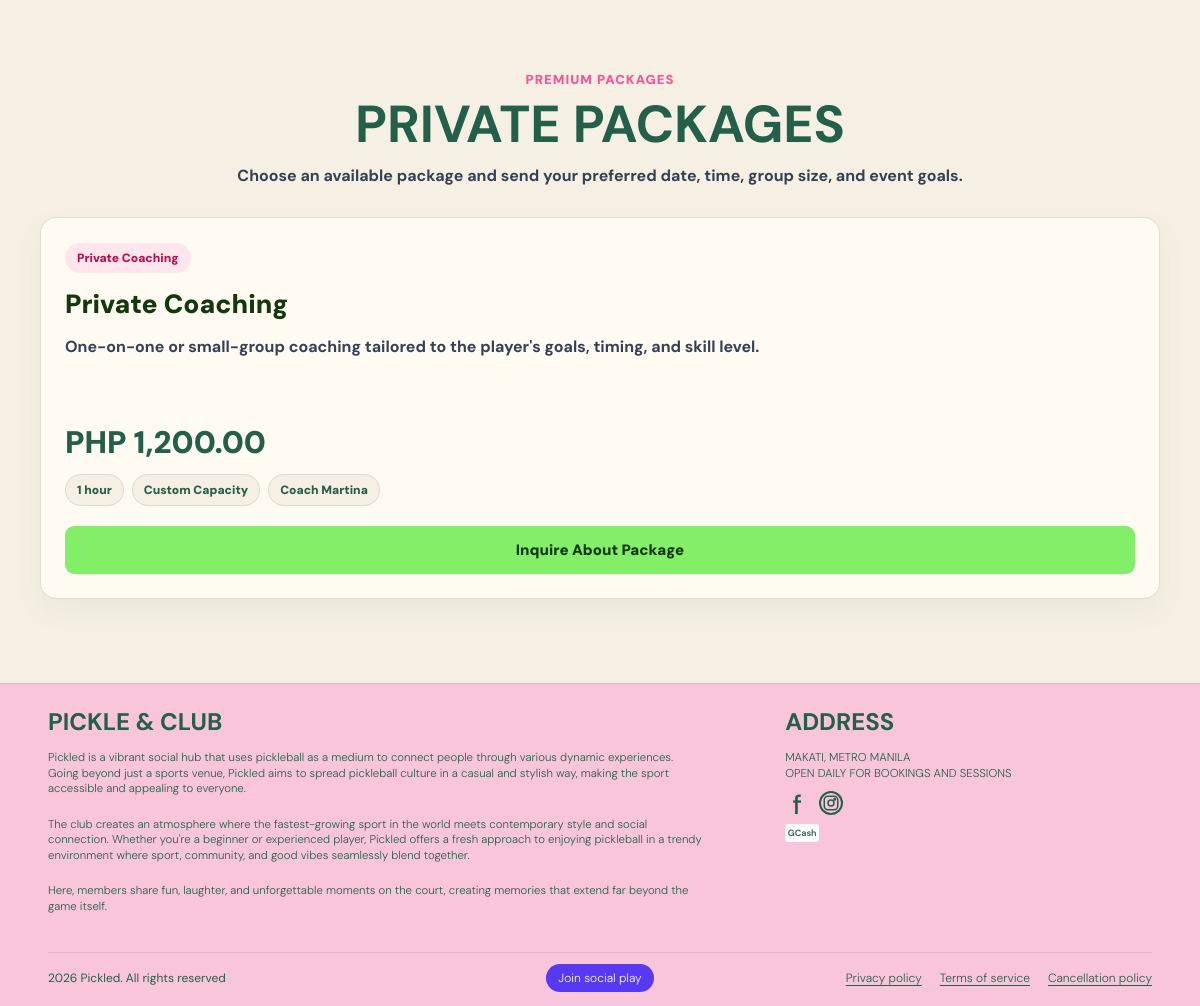
The page /resident/private.php (lower part) on the database as committed earlier.
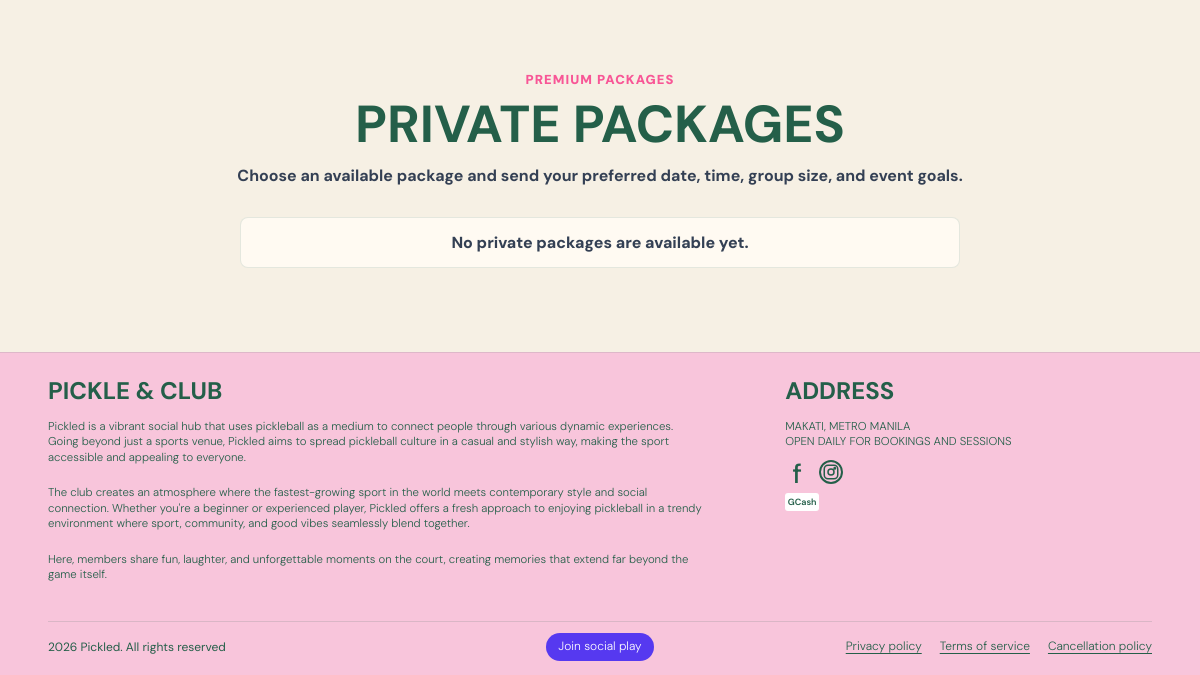
The same page on the database as committed later.
### tables this page shows
CREATE TABLE IF NOT EXISTS private_packages (
  id INT UNSIGNED NOT NULL AUTO_INCREMENT,
  title VARCHAR(160) NOT NULL,
  category VARCHAR(120) NOT NULL DEFAULT 'Private Coaching',
  description TEXT NOT NULL,
  price DECIMAL(10,2) NOT NULL DEFAULT 0.00,
  duration VARCHAR(80) NOT NULL,
  capacity INT UNSIGNED NULL,
  coach_profile_id INT UNSIGNED NULL,
  required_coach TINYINT(1) NOT NULL DEFAULT 1,
  slug VARCHAR(190) NULL,
  sort_order INT NOT NULL DEFAULT 0,
  status VARCHAR(40) NOT NULL DEFAULT 'active',
  created_at DATETIME NOT NULL DEFAULT CURRENT_TIMESTAMP,
  updated_at DATETIME NOT NULL DEFAULT CURRENT_TIMESTAMP ON UPDATE CURRENT_TIMESTAMP,
  PRIMARY KEY (id),
  KEY idx_private_packages_coach_profile (coach_profile_id),
  KEY idx_private_packages_status_created (status, created_at),
  CONSTRAINT fk_private_packages_coach_profile
    FOREIGN KEY (coach_profile_id) REFERENCES coach_profiles(id)
    ON DELETE RESTRICT
    ON UPDATE CASCADE,
  CONSTRAINT chk_private_packages_price CHECK (price >= 0),
  CONSTRAINT chk_private_packages_status CHECK (status IN ('active', 'inactive', 'archived'))
);

CREATE TABLE IF NOT EXISTS users (
  id INT UNSIGNED NOT NULL AUTO_INCREMENT,
  user_code VARCHAR(50) NOT NULL,
  is_verified TINYINT(1) NOT NULL DEFAULT 0,
  name VARCHAR(120) NOT NULL,
  email VARCHAR(160) NOT NULL,
  password_hash VARCHAR(255) NOT NULL,
  role VARCHAR(20) NOT NULL DEFAULT 'player',
  created_at DATETIME NOT NULL DEFAULT CURRENT_TIMESTAMP,
  updated_at DATETIME NOT NULL DEFAULT CURRENT_TIMESTAMP ON UPDATE CURRENT_TIMESTAMP,
  PRIMARY KEY (id),
  UNIQUE KEY uq_users_user_code (user_code),
  UNIQUE KEY uq_users_email (email),
  KEY idx_users_role (role),
  CONSTRAINT chk_users_role CHECK (role IN ('player', 'coach', 'admin')),
  CONSTRAINT chk_users_is_verified CHECK (is_verified IN (0, 1))
);

### includes/config.php (called while the page is built, shortened)
<?php
return [
    'app_name' => 'PICKLED',
    'timezone' => 'Asia/Manila',
    'cart' => [
        'hold_seconds' => 300,
        'item_limit' => 3,
    ],
    'booking' => [
        'pending_expiry_hours' => 24,
    ],
    'database' => [
        'enabled' => true,
        'redesign_mode' => false,
    ],
    'mail' => [
        'from_email' => 'no-reply@pickled.local',
        'from_name' => 'PICKLED',
    ],
    'payment_methods' => [
        'gcash' => ['label' => 'GCash', 'fee_rate' => 0.00],
    ],
];

### database/Database.php (called while the page is built, shortened)
<?php
final class Database
{
    private static ?PDO $pdo = null;
    public static function enabled(): bool
    {
        $config = require __DIR__ . '/../includes/config.php';
        return !empty($config['database']['enabled']);
    }
    public static function connection(): PDO
    {
        if (self::$pdo instanceof PDO) {
            return self::$pdo;
        }
        $config = require __DIR__ . '/../includes/database.php';
        self::$pdo = new PDO(
            $config['dsn'],
            $config['username'],
            $config['password'],
            [
                PDO::ATTR_ERRMODE => PDO::ERRMODE_EXCEPTION,
                PDO::ATTR_DEFAULT_FETCH_MODE => PDO::FETCH_ASSOC,
                PDO::ATTR_EMULATE_PREPARES => false,
            ]
        );
        return self::$pdo;
    }
}

### app/repositories/PrivatePackageRepository.php (called while the page is built, shortened)
<?php
require_once __DIR__ . '/../../database/Database.php';
final class PrivatePackageRepository
{
    public function active(): array
    {
        $this->ensureSchema();
        $stmt = $this->db()->query($this->selectSql() . " WHERE pp.status = 'active' ORDER BY pp.sort_order ASC, pp.created_at DESC, pp.id DESC");
        return $stmt->fetchAll(PDO::FETCH_ASSOC) ?: [];
    }
    private function selectSql(): string
    {
        return "SELECT pp.*,
                       cp.user_id AS coach_user_id,
                       cp.specialization AS coach_specialization,
                       u.name AS coach_name,
                       u.email AS coach_email
                FROM private_packages pp
                LEFT JOIN coach_profiles cp ON cp.id = pp.coach_profile_id
                LEFT JOIN users u ON u.id = cp.user_id";
    }
    private function ensureSchema(): void
    {
        $columns = $this->columns('private_packages');
        $alter = [];
    }
    private function columns(string $table): array
    {
        $stmt = $this->db()->query('SHOW COLUMNS FROM ' . $table);
        $columns = [];
        foreach ($stmt->fetchAll(PDO::FETCH_ASSOC) ?: [] as $column) {
            $columns[(string) $column['Field']] = $column;
        }
        return $columns;
    }
    private function db(): PDO
    {
        return $this->connection ?? Database::connection();
    }
}

### app/services/PrivatePackageService.php (called while the page is built, shortened)
<?php
require_once __DIR__ . '/../repositories/PrivatePackageRepository.php';
final class PrivatePackageService
{
    public function availablePackages(): array
    {
        return $this->packages->active();
    }
}

### resident/private.php (the view, shortened to what the rows shown need)
<?php
$extraHead  = '<link rel="stylesheet" href="../assets/css/private.css?v=20260615a"/>';
require_once __DIR__ . '/../app/services/PrivatePackageService.php';
$currentUser = $_SESSION['user'] ?? null;
$isPlayer = is_array($currentUser) && (($currentUser['role'] ?? '') === 'player');
$packageService = new PrivatePackageService();
$packages = [];
try {
  $packages = $packageService->availablePackages();
} catch (Throwable $e) {
  error_log('Private package page failed: ' . $e->getMessage());
  $errorMsg = 'Private packages are unavailable. Please try again later.';
}
function private_h(mixed $value): string {
  return htmlspecialchars((string) $value, ENT_QUOTES, 'UTF-8');
}
include __DIR__ . '/../includes/header.php';
?>
<main class="private-page">
  <section class="private-service" id="packages">
    <div class="private-service__inner">
      <div class="private-service__heading">
        <h2>Private packages</h2>
      </div>
      <?php if (empty($packages)): ?>
        <p class="private-empty">No private packages are available yet.</p>
      <?php else: ?>
        <div class="private-package-grid">
          <?php foreach ($packages as $package): ?>
            <?php
              $packageId = (int) ($package['id'] ?? $package['package_id'] ?? 0);
              $packageTitle = $package['title'] ?? $package['name'] ?? 'Private Package';
              $packageCategory = $package['category'] ?? 'Private Package';
              $packageDescription = $package['description'] ?? 'A private event package tailored for your group.';
              $packagePrice = (float) ($package['price'] ?? 0);
              $packageDuration = $package['duration'] ?? $package['duration_label'] ?? 'Custom duration';
              $packageCapacity = (int) ($package['capacity'] ?? 0);
              $coachName = trim((string) ($package['coach_name'] ?? ''));
              $coachLabel = $coachName !== '' ? $coachName : 'Coach Included';
              $capacityLabel = $packageCapacity > 1
                ? number_format($packageCapacity) . (str_contains(strtolower((string) $packageCategory), 'coaching') ? ' Players' : ' Guests')
                : 'Custom Capacity';
              $isPremiumPackage = $packagePrice >= 10000 || str_contains(strtolower((string) $packageCategory), 'event');
            ?>
            <article class="private-package-card<?= $isPremiumPackage ? ' private-package-card--premium' : '' ?>">
              <div class="private-package-card__head">
                <span class="private-package-card__badge"><?= private_h($packageCategory) ?></span>
              </div>
              <h3><?= private_h($packageTitle) ?></h3>
              <p><?= private_h($packageDescription) ?></p>
              <strong class="private-package-card__price">PHP <?= number_format($packagePrice, 2) ?></strong>
              <div class="private-package-card__meta" aria-label="Package details">
                <span><?= private_h($packageDuration) ?></span>
                <span><?= private_h($capacityLabel) ?></span>
                <span><?= private_h($coachLabel) ?></span>
              </div>
              <?php if ($isPlayer): ?>
                <form method="post">
                  <input type="hidden" name="csrf_token" value="<?= private_h(pickled_csrf_token()) ?>">
                  <input type="hidden" name="private_package_id" value="<?= $packageId ?>">
                  <label>
                    Inquiry message
                    <textarea name="message" rows="4" required placeholder="Tell us your preferred date, group size, and goals."></textarea>
                  </label>
                  <button class="private-service__button" type="submit">Inquire About Package</button>
                </form>
              <?php else: ?>
                <a href="../auth/login.php?redirect=resident/private.php" class="private-service__button">Inquire About Package</a>
              <?php endif; ?>
            </article>
          <?php endforeach; ?>
        </div>
      <?php endif; ?>
    </div>
  </section>
</main>
<?php include __DIR__ . '/../includes/footer.php'; ?>

Rows that differ between the two databases and show on the page:
removed private_packages: category "Private Coaching", title "Private Coaching", description "One-on-one or small-group coaching tailored to the player's goals, timing, and skill level.", price "1,200.00", duration "1 hour", capacity "Custom Capacity", users.name "Coach Martina"
Other text that changed with them:
text now shown: "No private packages are available yet."
